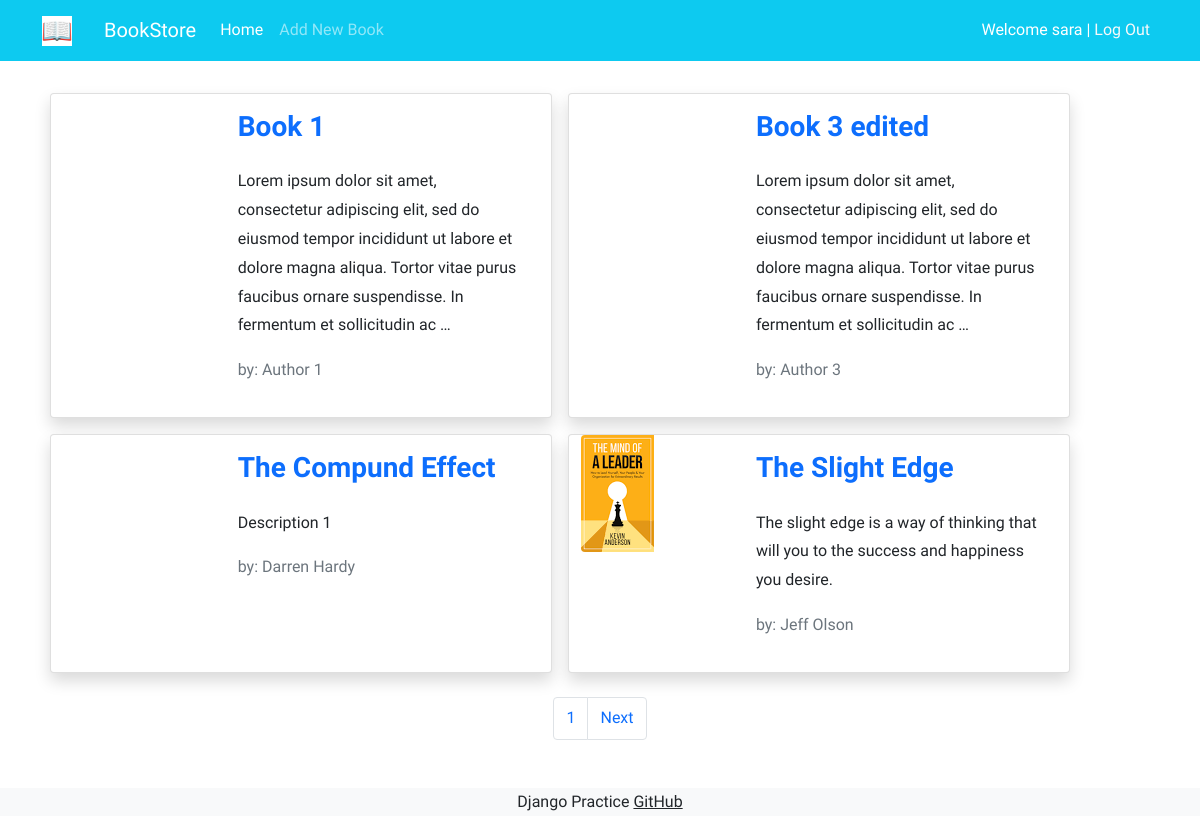
The app's page /books/ (signed in) with its own data.
### accounts/models.py (models this page shows)
class CustomUser(AbstractUser):
    age = models.PositiveIntegerField(null=True, blank=True)

### books/models.py (models this page shows, shortened)
class Book(models.Model):
    user = models.ForeignKey(get_user_model(), on_delete=models.CASCADE)
    title = models.CharField(max_length=200)
    author = models.CharField(max_length=200)
    description = models.TextField()
    price = models.DecimalField(max_digits=5, decimal_places=2)
    cover = models.ImageField(upload_to='covers/', blank=True)
    def get_absolute_url(self):
        return reverse('book_detail', args=[self.id])

### books/views.py (the view)
# urls.py: path('', BookListView.as_view(), name='book_list'),
class BookListView(generic.ListView):
    model = Book
    paginate_by = 4 # number of items in a page
    template_name = 'books/book_list.html'
    context_object_name = 'books'

### books/templates/books/book_list.html (shortened to what this page needs)
{% extends '_base.html' %}
{% block content %}
<div class="container mt-4">
    <div class="row flex-row">
        {% for book in books %}
            <div class="card m-2 shadow" style="max-width: 45%">
                <div class="row g-0 h-100">
                    <div class="col-md-4">
                        {% if book.cover %}
                        <img src="{{ book.cover.url }}"
                             class="img-fluid rounded-start" alt="...">
                        {% endif %}
                    </div>
                    <div class="col-md-8 h-100">
                        <div class="d-flex flex-column justify-content-between h-100">
                            <div class="card-body">
                                <a class="text-decoration-none" href="{{ book.get_absolute_url }}"><h3 class="card-title"><strong>{{ book.title|capfirst }}</strong></h3></a>
                                <p class="card-text pt-3">{{ book.description|truncatewords:30 }}</p>
                                <p class="text-muted">by: {{ book.author|capfirst }}</p>
                            </div>
                        </div>
                    </div>
                </div>
            </div>
        {% endfor %}
    </div>
</div>
<nav aria-label="Page navigation">
  <ul class="pagination justify-content-center mt-3">
    <li class="page-item"><a class="page-link" href="">{{ page_obj.number }}</a></li>
    {% if page_obj.has_next %}
        <li class="page-item"><a class="page-link" href="?page={{ page_obj.next_page_number }}">Next</a></li>
    {% endif %}
  </ul>
</nav>
{% endblock %}

### templates/_base.html (shortened to what this page needs)
{% load static %}
<!DOCTYPE HTML PUBLIC "-//W3C//DTD HTML 4.01//EN" "http://www.w3.org/TR/html4/strict.dtd">
<html lang="en">
<head>
    <link href="https://cdn.jsdelivr.net/npm/bootstrap@5.1.3/dist/css/bootstrap.min.css" rel="stylesheet"
>
    <link rel="stylesheet" href="{% static 'css/style.css' %}">
</head>
<body>
    <nav class="navbar navbar-expand-lg navbar-dark bg-info">
        <div class="container">
            <a class="navbar-brand" href="#">
                <img src="{% static 'icons/book.png' %}" alt="" height="30"
                     class="d-inline-block align-text-top">
            </a>
            <a class="navbar-brand mx-3" href="#">BookStore</a>
            <div class="collapse navbar-collapse" id="navbarNavAltMarkup">
                <div class="navbar-nav">
                    <a class="nav-link active" aria-current="page" href="{% url 'book_list' %}">Home</a>
                    <a class="nav-link" href="{% url 'book_create' %}">Add New Book</a>
                </div>
            </div>
            <div class="mx-2 text-white">
                {% if user.is_authenticated %}
                    Welcome {{ user.username }} | <a class="link-light text-decoration-none" href="{% url 'logout' %}">Log Out</a>
                {% else %}
                    <a class="link-light text-decoration-none" href="{% url 'login' %}">Log In</a>
                    |
                    <a class="link-light text-decoration-none" href="{% url 'signup' %}">Sign Up</a>
                {% endif %}
            </div>
        </div>
    </nav>
    <div class="container">
        {% block content %}
        {% endblock %}
    </div>
    <footer class="bg-light text-center text-lg-start mt-5">
        <div class="text-center bg-grey">
            <p>Django Practice <a class="text-dark" href="https://github.com/a1364t" target="_blank">GitHub</a></p>
        </div>
    </footer>
</body>
</html>

### static/css/style.css (style rules this page uses)
* { font-family: 'Roboto', sans-serif; line-height: 1.8rem; }

### records on screen
CustomUser: username "sara"
Book: title "Book 1", description "Lorem ipsum dolor sit amet, consectetur adipiscing elit, sed do eiusmod tempor incididunt ut labore et dolore magna aliqua. Tortor vitae purus faucibus ornare suspendisse. In fermentum et sollicitudin ac …", author "Author 1"
Book: title "Book 3 edited", description "Lorem ipsum dolor sit amet, consectetur adipiscing elit, sed do eiusmod tempor incididunt ut labore et dolore magna aliqua. Tortor vitae purus faucibus ornare suspendisse. In fermentum et sollicitudin ac …", author "Author 3"
Book: title "The Compund Effect", description "Description 1", author "Darren Hardy"
Book: cover (picture), title "The Slight Edge", description "The slight edge is a way of thinking that will you to the success and happiness you desire.", author "Jeff Olson"

### other values on screen
{{ page_obj.number }} "1"
